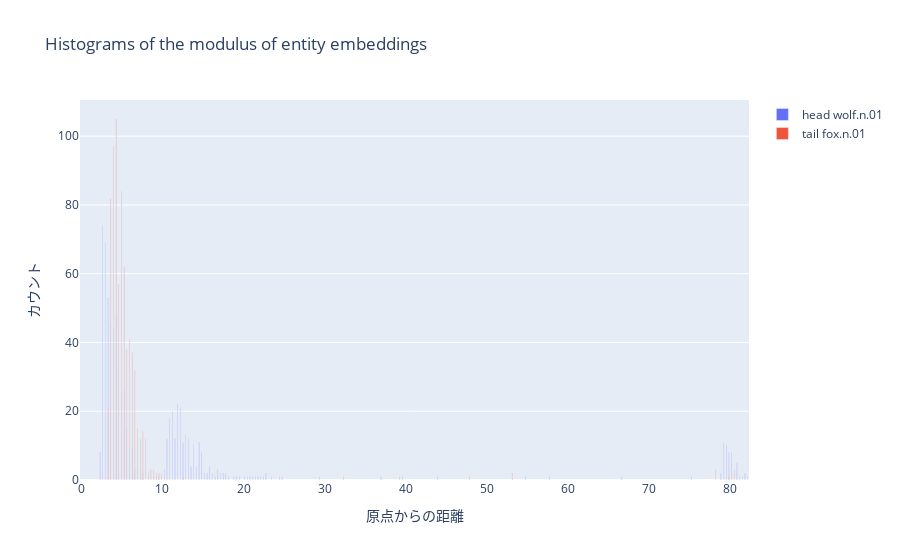

The cell this chart's notebook holds for it:
### Code cell
# headとtailの各座標を計算
phase_head, mod_head = np.split(entity_embedding[head_id], 2)
phase_tail, mod_tail = np.split(entity_embedding[tail_id], 2)

# ログ変換と極座標への変換
mod_head = np.log(np.abs(mod_head)) * np.sign(mod_head)
mod_tail = np.log(np.abs(mod_tail)) * np.sign(mod_tail)

phase_head = phase_head / embedding_range * np.pi
phase_tail = phase_tail / embedding_range * np.pi

# 極座標から直交座標への変換
x_head, y_head = mod_head * np.cos(phase_head), mod_head * np.sin(phase_head)
x_tail, y_tail = mod_tail * np.cos(phase_tail), mod_tail * np.sin(phase_tail)

# 距離の計算
distance_head = np.sqrt(x_head**2 + y_head**2)
distance_tail = np.sqrt(x_tail**2 + y_tail**2)

# 指定された区間で均等に分割
bin_edges = np.linspace(0, np.max([np.max(distance_head), np.max(distance_tail)]), num_bins + 1)

# ヒストグラムの作成
hist_head = np.histogram(distance_head, bins=bin_edges)
hist_tail = np.histogram(distance_tail, bins=bin_edges)

# Plotlyを使用してヒストグラムをプロット
fig = go.Figure()

# Head Entityのヒストグラム
fig.add_trace(go.Bar(x=hist_head[1][:-1], y=hist_head[0], name="head "+entities_dict[head_id], opacity=1.0, width=0.05))

# Tail Entityのヒストグラム
fig.add_trace(go.Bar(x=hist_tail[1][:-1], y=hist_tail[0], name="tail "+entities_dict[tail_id], opacity=1.0, width=0.05))

# レイアウトの設定
fig.update_layout(
    title='Histograms of the modulus of entity embeddings',
    xaxis=dict(title='原点からの距離'),
    yaxis=dict(title='カウント'),
    barmode='overlay',  # HeadとTailのヒストグラムをオーバーレイ
)

# プロットの表示
fig.show()

### Figure 1 — Plotly figure (JSON) as saved in the notebook; plotly's stock layout.template omitted (floating-point values rounded to 4 significant figures; data arrays with more than 128 entries replaced by an {"elided": "..."} marker saying what was removed)
{"data": [{"name": "head wolf.n.01", "opacity": 1, "type": "bar", "width": 0.05, "x": {"elided": "250 float values"}, "y": {"elided": "250 int values"}}, {"name": "tail fox.n.01", "opacity": 1, "type": "bar", "width": 0.05, "x": {"elided": "250 float values"}, "y": {"elided": "250 int values"}}], "layout": {"barmode": "overlay", "title": {"text": "Histograms of the modulus of entity embeddings"}, "xaxis": {"title": {"text": "原点からの距離"}}, "yaxis": {"title": {"text": "カウント"}}}}
